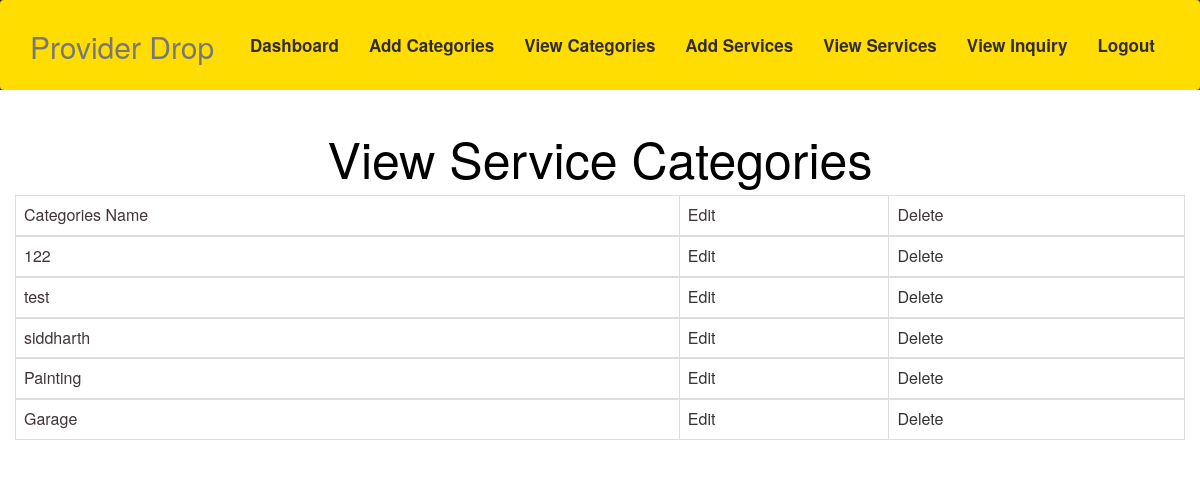
/all-services/admin/view-services-cate.php, run on the app's committed database.
### tables this page shows
CREATE TABLE `categories` (
  `id` int(11) NOT NULL,
  `name` varchar(191) NOT NULL
);

### all-services/admin/common/config.php (called while the page is built, shortened)
<?php
class config
{
	public function __construct()
	{
		$this->config=mysqli_connect("localhost","root","","service");
	}
	public function selectCategories()
	{
		$result= mysqli_query($this->config,"SELECT * FROM `categories`");
		return $result;
	}
}

### all-services/admin/view-services-cate.php (the view, shortened to what this page needs)
<?php
include "common/config.php";
$demo=new config;
   $result=$demo->selectCategories();
 ?>
<!DOCTYPE html>
<html lang="en">
   <head>
      <link rel="stylesheet" href="css/bootstrap.css">
      <link rel="stylesheet" href="css/font-awesome.min.css">
      <link rel="stylesheet" href="css/style.css">
      <link rel="stylesheet" href="css/responsive.css">
   </head>
   <body>
      <div id="main-wrapper">
         <?php include("common/header.php");?>
         <div class="page-content">
            <div class="contact-us">
               <div class="container">
                  <div class="row">
                     <h1 style="color: #000000">
                        <center>View Service Categories</center>
                     </h1>
                     <table class="table table-bordered table-hover">
                        <thead>
                           <tr>
                              <td>Categories Name</td>
                              <td>Edit</td>
                              <td>Delete</td>
                           </tr>
                        </thead>
                        <tbody>
                          <?php
                              while($js=mysqli_fetch_assoc($result))
                              {
                            ?>
                            <tr>
                                <td><?php echo $js['name'];?></td>
                                <td><a href="edit-services-cate.php?id=<?php echo $js['id'];?>">Edit</a></td>
                                <td><a href="delete-cate.php?id=<?php echo $js['id'];?>">Delete</a></td>
                            </tr>
                          </tbody>
                           <?php
                              }
                            ?>
                     </table>
                  </div>
               </div>
            </div>
         </div>
      </div>
   </body>
</html>

### data on the page
categories: name "122"
categories: name "test"
categories: name "siddharth"
categories: name "Painting"
categories: name "Garage"
